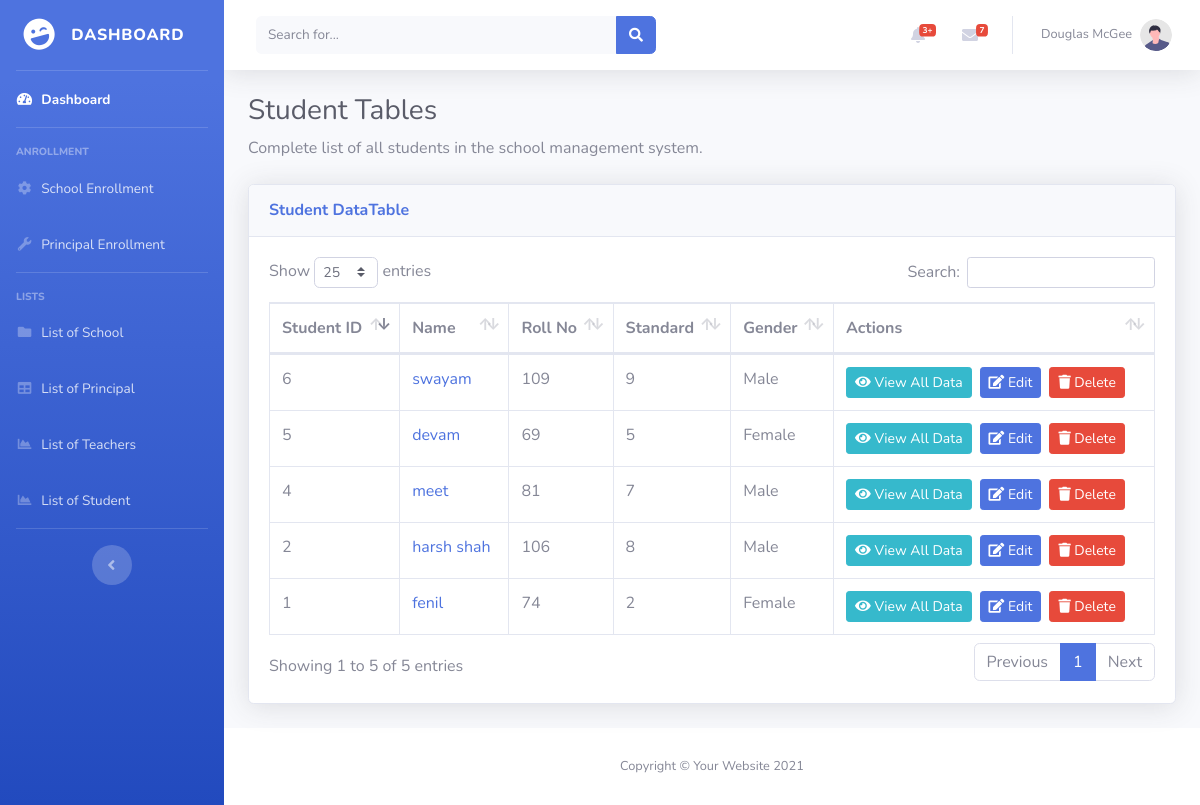
/extra/student_tables.php (signed in), run on the app's committed database.
### tables this page shows
CREATE TABLE `student` (
  `id` int(11) NOT NULL,
  `student_image` varchar(255) DEFAULT NULL,
  `student_name` varchar(50) DEFAULT NULL,
  `rollno` varchar(10) DEFAULT NULL,
  `std` varchar(4) DEFAULT NULL,
  `email` varchar(50) NOT NULL,
  `password` varchar(255) NOT NULL,
  `academic_year` varchar(9) DEFAULT NULL,
  `school_id` int(11) DEFAULT NULL,
  `dob` date DEFAULT NULL,
  `gender` enum('male','female','others') DEFAULT NULL,
  `blood_group` enum('a+','a-','b+','b-','ab+','ab-','o+','o-') DEFAULT NULL,
  `address` text DEFAULT NULL,
  `father_name` varchar(50) DEFAULT NULL,
  `father_phone` varchar(10) DEFAULT NULL,
  `mother_name` varchar(50) DEFAULT NULL,
  `mother_phone` varchar(10) DEFAULT NULL
);

### extra/student_tables.php (the view, shortened to what this page needs)
<?php
include_once "../includes/connect.php";
$query = "SELECT s.id, s.student_name, s.rollno, s.std, s.email, s.academic_year,
                 s.dob, s.gender, s.blood_group, s.address, s.father_name, s.father_phone,
                 s.mother_name, s.mother_phone, sc.school_name
          FROM student s
          LEFT JOIN school sc ON s.school_id = sc.id
          ORDER BY s.id DESC";
$result = mysqli_query($conn, $query);
?>
<!DOCTYPE html>
<html lang="en">
<head>
    <link href="../assets/vendor/fontawesome-free/css/all.min.css" rel="stylesheet" type="text/css">
    <link href="../assets/css/sb-admin-2.min.css" rel="stylesheet">
    <link href="../assets/vendor/datatables/dataTables.bootstrap4.min.css" rel="stylesheet">
</head>
<body id="page-top">
    <div id="wrapper">
        <?php include_once '../includes/sidebar/BMC_sidebar.php'; ?>
        <div id="content-wrapper" class="d-flex flex-column">
            <div id="content">
                <?php include_once '../includes/header/BMC_header.php'; ?>
                <div class="container-fluid">
                    <h1 class="h3 mb-2 text-gray-800">Student Tables</h1>
                    <p class="mb-4">Complete list of all students in the school management system.
                    </p>
                    <div class="card shadow mb-4">
                        <div class="card-header py-3">
                            <h6 class="m-0 font-weight-bold text-primary">Student DataTable</h6>
                        </div>
                        <div class="card-body">
                            <div class="table-responsive">
                                <table class="table table-bordered" id="dataTable" width="100%" cellspacing="0">
                                    <thead>
                                        <tr>
                                            <th>Student ID</th>
                                            <th>Name</th>
                                            <th>Roll No</th>
                                            <th>Standard</th>
                                            <th>Gender</th>
                                            <th>Actions</th>
                                        </tr>
                                    </thead>
                                    <tbody>
                                        <?php
                                        if ($result && mysqli_num_rows($result) > 0) {
                                            while ($row = mysqli_fetch_assoc($result)) {
                                                echo "<tr>";
                                                echo "<td>" . htmlspecialchars($row['id']) . "</td>";
                                                echo "<td>";
                                                echo "<a href='../pages/student/view.php?id=" . $row['id'] . "' class='text-decoration-none'>";
                                                echo htmlspecialchars($row['student_name'] ?? 'N/A');
                                                echo "</a>";
                                                echo "</td>";
                                                echo "<td>" . htmlspecialchars($row['rollno'] ?? 'N/A') . "</td>";
                                                echo "<td>" . htmlspecialchars($row['std'] ?? 'N/A') . "</td>";
                                                echo "<td>" . htmlspecialchars(ucfirst($row['gender'] ?? 'N/A')) . "</td>";
                                                echo "<td>";
                                                echo "<a href='../pages/student/view.php?id=" . $row['id'] . "' class='btn btn-info btn-sm mr-2'>";
                                                echo "<i class='fas fa-eye'></i> View All Data";
                                                echo "</a>";
                                                echo "<a href='../pages/student/edit.php?id=" . $row['id'] . "' class='btn btn-primary btn-sm mr-2'>";
                                                echo "<i class='fas fa-edit'></i> Edit";
                                                echo "</a>";
                                                echo "<button class='btn btn-danger btn-sm' onclick='confirmDelete(" . $row['id'] . ")'>";
                                                echo "<i class='fas fa-trash'></i> Delete";
                                                echo "</button>";
                                                echo "</td>";
                                                echo "</tr>";
                                            }
                                        } else {
                                            echo "<tr><td colspan='6' class='text-center'>No students found</td></tr>";
                                        }
                                        ?>
                                    </tbody>
                                </table>
                            </div>
                        </div>
                    </div>
                </div>
            </div>
            <?php include_once '../includes/footer/BMC_footer.php'; ?>
        </div>
    </div>
</body>
</html>

### includes/sidebar/BMC_sidebar.php
<ul class="navbar-nav bg-gradient-primary sidebar sidebar-dark accordion" id="accordionSidebar">
    <a class="sidebar-brand d-flex align-items-center justify-content-center" href="./dashboard.php">
        <div class="sidebar-brand-icon rotate-n-15">
            <i class="fas fa-laugh-wink"></i>
        </div>
        <div class="sidebar-brand-text mx-3">Dashboard</div>
    </a>
    <hr class="sidebar-divider my-0">
    <li class="nav-item active">
        <a class="nav-link" href="../../dashboard.php">
            <i class="fas fa-fw fa-tachometer-alt"></i>
            <span>Dashboard</span></a>
    </li>
    <hr class="sidebar-divider">
    <div class="sidebar-heading">
        Anrollment
    </div>
    <li class="nav-item">
        <a class="nav-link" href="/BMC/includes/forms/school_enrollment.php">
            <i class="fas fa-fw fa-cog"></i>
            <span>School Enrollment</span>
        </a>
    </li>
    <li class="nav-item">
        <a class="nav-link" href="/BMC/includes/forms/principal_enrollment.php">
            <i class="fas fa-fw fa-wrench"></i>
            <span>Principal Enrollment</span>
        </a>
    </li>
    <hr class="sidebar-divider">
    <div class="sidebar-heading">
        Lists
    </div>
    <li class="nav-item">
        <a class="nav-link" href="/BMC/pages/school/school_list.php">
            <i class="fas fa-fw fa-folder"></i>
            <span>List of School</span>
        </a>
    </li>
    <li class="nav-item">
        <a class="nav-link" href="../../pages/principal/principal_list.php">
            <i class="fas fa-fw fa-table"></i>
            <span>List of Principal</span></a>
    </li>
    <li class="nav-item">
        <a class="nav-link" href="#">
            <i class=" fas fa-fw fa-chart-area"></i>
            <span>List of Teachers</span></a>
    </li>
    <li class="nav-item">
        <a class="nav-link" href="../../pages/student/student_list.php">
            <i class="fas fa-fw fa-chart-area"></i>
            <span>List of Student</span></a>
    </li>
    <hr class="sidebar-divider d-none d-md-block">
    <div class="text-center d-none d-md-inline">
        <button class="rounded-circle border-0" id="sidebarToggle"></button>
    </div>
</ul>

### includes/header/BMC_header.php (shortened to what this page needs)
<nav class="navbar navbar-expand navbar-light bg-white topbar mb-4 static-top shadow">
    <form class="d-none d-sm-inline-block form-inline mr-auto ml-md-3 my-2 my-md-0 mw-100 navbar-search">
        <div class="input-group">
            <input type="text" class="form-control bg-light border-0 small" placeholder="Search for..."
                aria-label="Search" aria-describedby="basic-addon2">
            <div class="input-group-append">
                <button class="btn btn-primary" type="button">
                    <i class="fas fa-search fa-sm"></i>
                </button>
            </div>
        </div>
    </form>
    <ul class="navbar-nav ml-auto">
        <li class="nav-item dropdown no-arrow mx-1">
            <a class="nav-link dropdown-toggle" href="#" id="alertsDropdown" role="button" data-toggle="dropdown"
                aria-haspopup="true" aria-expanded="false">
                <i class="fas fa-bell fa-fw"></i>
                <span class="badge badge-danger badge-counter">3+</span>
            </a>
        </li>
        <li class="nav-item dropdown no-arrow mx-1">
            <a class="nav-link dropdown-toggle" href="#" id="messagesDropdown" role="button" data-toggle="dropdown"
                aria-haspopup="true" aria-expanded="false">
                <i class="fas fa-envelope fa-fw"></i>
                <span class="badge badge-danger badge-counter">7</span>
            </a>
        </li>
        <li class="nav-item dropdown no-arrow">
            <a class="nav-link dropdown-toggle" href="#" id="userDropdown" role="button" data-toggle="dropdown"
                aria-haspopup="true" aria-expanded="false">
                <span class="mr-2 d-none d-lg-inline text-gray-600 small">Douglas McGee</span>
                <img class="img-profile rounded-circle" src="img/undraw_profile.svg">
            </a>
        </li>
    </ul>
</nav>

### includes/footer/BMC_footer.php
<footer class="sticky-footer bg-white">
    <div class="container my-auto">
        <div class="copyright text-center my-auto">
            <span>Copyright &copy; Your Website 2021</span>
        </div>
    </div>
</footer>

### data on the page
student: id "6", student_name "swayam", rollno "109", std "9", gender "Male"
student: id "5", student_name "devam", rollno "69", std "5", gender "Female"
student: id "4", student_name "meet", rollno "81", std "7", gender "Male"
student: id "2", student_name "harsh shah", rollno "106", std "8", gender "Male"
student: id "1", student_name "fenil", rollno "74", std "2", gender "Female"
